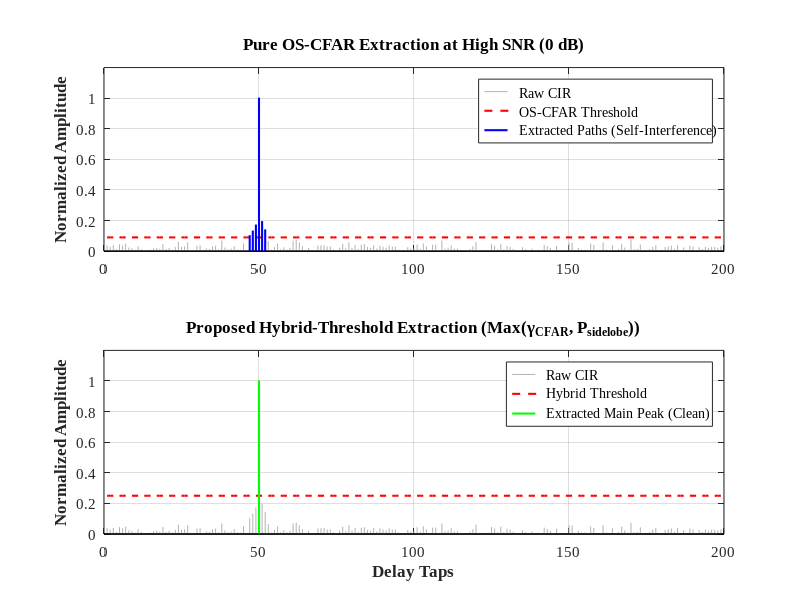

Here is the MATLAB script that generated this plot:
% =========================================================================
% 生成 TRM CFAR 与 Hybrid-Threshold 对比图 (0 dB SNR)
% =========================================================================
clc; clear; close all;

currentFile = mfilename('fullpath');
[currentPath, ~, ~] = fileparts(currentFile);
out_dir = fullfile(currentPath, '../results_plots/WUWNET/publication_figures');
if ~exist(out_dir, 'dir')
    mkdir(out_dir);
end

% 出版级图表全局参数
font_name = 'Times New Roman';
font_size_label = 13;
font_size_legend = 11;
font_size_title = 14;
font_size_tick = 11;

% 生成一个伪造的 CIR，带有 LFM 旁瓣 (约 -13 dB)
taps = 200;
cir_raw = zeros(taps, 1);
main_path_idx = 50;
cir_raw(main_path_idx) = 1.0; % Main peak

% 添加 LFM 旁瓣结构
for i = 1:taps
    if i ~= main_path_idx
        dist = abs(i - main_path_idx);
        % Sinc-like decay for LFM autocorrelation sidelobes
        val = 0.20 * sin(dist/1.5)/(dist/1.5) * exp(-dist/40);
        if isnan(val), val = 0; end
        cir_raw(i) = val;
    end
end
% 加入一些高 SNR 下的环境噪声
noise_floor = 0.03 * randn(taps, 1);
cir_noisy = abs(cir_raw + noise_floor);

% OS-CFAR Threshold (纯统计，由于高 SNR 环境噪声极低，此阈值会降得很低)
% 模拟真实的局部滑动窗口 CFAR（忽略主峰的异常值影响）
local_noise_mean = 0.03;
local_noise_std = 0.02;
cfar_threshold = (local_noise_mean + 3 * local_noise_std) * ones(taps, 1); % 大约 0.09

% Hybrid Threshold (引入物理下界)
p_sidelobe = 0.25; % 固定的理论旁瓣下界 (-13 dB 对应的幅度略高一点以留裕量)
hybrid_threshold = max(cfar_threshold, p_sidelobe);

% 提取结果
cir_cfar_ext = cir_noisy;
cir_cfar_ext(cir_noisy < cfar_threshold) = 0;

cir_hybrid_ext = cir_noisy;
cir_hybrid_ext(cir_noisy < hybrid_threshold) = 0;

% 画图
fig = figure('Name', 'TRM CFAR Comparison', 'Position', [100, 100, 700, 600], 'Color', 'w');

% Top subplot: Pure OS-CFAR
subplot(2, 1, 1);
stem(cir_noisy, 'Color', [0.7 0.7 0.7], 'Marker', 'none'); hold on;
plot(cfar_threshold, '--r', 'LineWidth', 1.5);
stem(cir_cfar_ext, 'b', 'Marker', 'none', 'LineWidth', 1.5);
title('Pure OS-CFAR Extraction at High SNR (0 dB)', 'FontSize', font_size_title, 'FontName', font_name, 'FontWeight', 'bold');
ylabel('Normalized Amplitude', 'FontSize', font_size_label, 'FontName', font_name, 'FontWeight', 'bold');
legend({'Raw CIR', 'OS-CFAR Threshold', 'Extracted Paths (Self-Interference)'}, 'Location', 'northeast', 'FontSize', font_size_legend, 'FontName', font_name);
set(gca, 'FontSize', font_size_tick, 'FontName', font_name);
ylim([0 1.2]); xlim([0 taps]);
grid on;

% Bottom subplot: Hybrid-Threshold
subplot(2, 1, 2);
stem(cir_noisy, 'Color', [0.7 0.7 0.7], 'Marker', 'none'); hold on;
plot(hybrid_threshold, '--r', 'LineWidth', 1.5);
stem(cir_hybrid_ext, 'g', 'Marker', 'none', 'LineWidth', 1.5);
title('Proposed Hybrid-Threshold Extraction (Max(\gamma_{CFAR}, P_{sidelobe}))', 'FontSize', font_size_title, 'FontName', font_name, 'FontWeight', 'bold');
xlabel('Delay Taps', 'FontSize', font_size_label, 'FontName', font_name, 'FontWeight', 'bold');
ylabel('Normalized Amplitude', 'FontSize', font_size_label, 'FontName', font_name, 'FontWeight', 'bold');
legend({'Raw CIR', 'Hybrid Threshold', 'Extracted Main Peak (Clean)'}, 'Location', 'northeast', 'FontSize', font_size_legend, 'FontName', font_name);
set(gca, 'FontSize', font_size_tick, 'FontName', font_name);
ylim([0 1.2]); xlim([0 taps]);
grid on;

out_name = 'fig1_trm_cfar.png';
out_path = fullfile(out_dir, out_name);
exportgraphics(fig, out_path, 'Resolution', 300);
close(fig);
fprintf('Saved %s\n', out_name);
